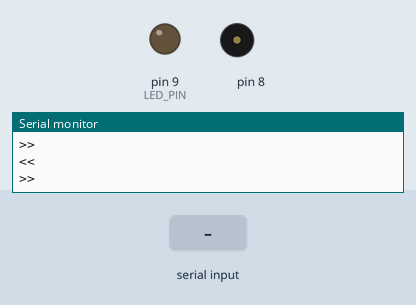
Simulated run of this sketch. Board: Arduino Uno, built with avr-gcc and run on an emulated ATmega328P. Shown: output pins drawn as LEDs (lit = HIGH), buzzer (waves = sounding), the last lines printed to the serial monitor. Inputs (shaded band) come from the test bench.

Above: at 1.2 s.
1.3 s: "90,45\n" received over Serial
At 1.53 s:
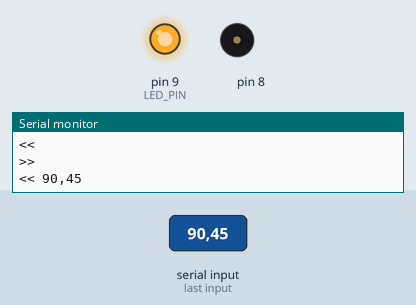
Timing chart, 0 to 10.3 s (numbered marks = the images above; inputs shaded):
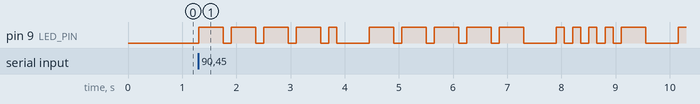

Measured:
- after the input at 1.3 s, pin 9 (LED_PIN): LOW → HIGH at once, → LOW 0.45 s later, → HIGH 0.15 s later, → LOW 0.45 s later, … (31 changes in this stretch)

The sketch:

zad_16.ino
```cpp
// vim: noai:ts=4:sw=4

/*
- 5V  <-> -
- GND <-> +

- J41, J42  (speaker)
- 8 <-> F39 (speaker)
- 9 <-> A9  (led)
*/

#include "morse.h"

#include <string.h>
#include <ctype.h>

#define NOTE_C4 (262)
#define LED_PIN (9)
#define DOT (150) // ms
#define BUFFER_SIZE (1024)

enum State { READ, BEEP };

char buffer[BUFFER_SIZE] = { '\0' };
State state = READ;

void signal_on()
{
	analogWrite(LED_PIN, 255);
	tone(8, NOTE_C4, 4);
}

void signal_off()
{
	analogWrite(LED_PIN, 0);
	noTone(8);
}

void beep()
{
	unsigned msg_length = strlen(buffer);

	for (unsigned i = 0; i < msg_length; i++) {
		char c = buffer[i];

		if (isspace(c)) {
			signal_off();
			delay(7 * DOT);
			while (isspace(buffer[i+1])) i++;
			continue;
		}

		const char *code = encode(buffer[i]);
		if (!code[0])
			continue;

		for (unsigned j = 0; j < strlen(code); j++) {
			int dots = code[j] == '-' ? 3 : 1;
			signal_on();
			delay(dots * DOT);
			signal_off();
			delay(DOT);
		}
		delay(3 * DOT);
	}
}

void setup()
{
	Serial.begin(9600);
	pinMode(LED_PIN, OUTPUT);
}

void loop()
{
	switch (state)
	{
		case READ:
			Serial.println(">> ");
			Serial.readBytesUntil('\n', buffer, BUFFER_SIZE-1);
			state = BEEP;
			break;

		case BEEP:
			Serial.print("<< ");
			Serial.println(buffer);
			beep();
			state = READ;
			break;
	}
}
```

morse.cpp
```cpp
// vim: noai:ts=4:sw=4

#include "morse.h"

#include <ctype.h>
#include <stdio.h>
#include <string.h>

const char morse_code_concat[] =
	" 0 " CODE_0
	" 1 " CODE_1
	" 2 " CODE_2
	" 3 " CODE_3
	" 4 " CODE_4
	" 5 " CODE_5
	" 6 " CODE_6
	" 7 " CODE_7
	" 8 " CODE_8
	" 9 " CODE_9
	" A " CODE_A
	" B " CODE_B
	" C " CODE_C
	" D " CODE_D
	" E " CODE_E
	" F " CODE_F
	" G " CODE_G
	" H " CODE_H
	" I " CODE_I
	" J " CODE_J
	" K " CODE_K
	" L " CODE_L
	" M " CODE_M
	" N " CODE_N
	" O " CODE_O
	" P " CODE_P
	" Q " CODE_Q
	" R " CODE_R
	" S " CODE_S
	" T " CODE_T
	" U " CODE_U
	" V " CODE_V
	" W " CODE_W
	" X " CODE_X
	" Y " CODE_Y
	" Z " CODE_Z
	" ";

const char morse_code[44][6] = {
	  CODE_0
	, CODE_1
	, CODE_2
	, CODE_3
	, CODE_4
	, CODE_5
	, CODE_6
	, CODE_7
	, CODE_8
	, CODE_9
	, "" // :
	, "" // ;
	, "" // <
	, "" // =
	, "" // >
	, "" // ?
	, "" // @
	, CODE_A
	, CODE_B
	, CODE_C
	, CODE_D
	, CODE_E
	, CODE_F
	, CODE_G
	, CODE_H
	, CODE_I
	, CODE_J
	, CODE_K
	, CODE_L
	, CODE_M
	, CODE_N
	, CODE_O
	, CODE_P
	, CODE_Q
	, CODE_R
	, CODE_S
	, CODE_T
	, CODE_U
	, CODE_V
	, CODE_W
	, CODE_X
	, CODE_Y
	, CODE_Z
	, "" };

const char *encode(char c)
{
	if (!isalnum(c))
		return "";
	int index = toupper(c) - '0';
	return morse_code[index];
}

char decode(const char *code)
{
	// sanity check
	if (strspn(code, "-.") != strlen(code))
		return '\0';

	char format[8] = { '\0' };
	sprintf(format, " %.5s ", code);

	const char *found = strstr(morse_code_concat, format);

	if (!found || found < morse_code_concat+2)
		return '\0';

	return *(found-1);
}
```

morse.h
```cpp
// vim: noai:ts=4:sw=4

#ifndef MORSE_H
#define MORSE_H

/** Naive implementation of morse code encoding and decoding.
 */

#define CODE_0 "-----"
#define CODE_1 ".----"
#define CODE_2 "..---"
#define CODE_3 "...--"
#define CODE_4 "....-"
#define CODE_5 "....."
#define CODE_6 "-...."
#define CODE_7 "--..."
#define CODE_8 "---.."
#define CODE_9 "----."
#define CODE_A ".-"
#define CODE_B "-..."
#define CODE_C "-.-."
#define CODE_D "-.."
#define CODE_E "."
#define CODE_F "..-."
#define CODE_G "--."
#define CODE_H "...."
#define CODE_I ".."
#define CODE_J ".---"
#define CODE_K "-.-"
#define CODE_L ".-.."
#define CODE_M "--"
#define CODE_N "-."
#define CODE_O "---"
#define CODE_P ".--."
#define CODE_Q "--.-"
#define CODE_R ".-."
#define CODE_S "..."
#define CODE_T "-"
#define CODE_U "..-"
#define CODE_V "...-"
#define CODE_W ".--"
#define CODE_X "-..-"
#define CODE_Y "-.--"
#define CODE_Z "--.."

const char *encode(char c);

char decode(const char *code);

#endif // MORSE_H
```
